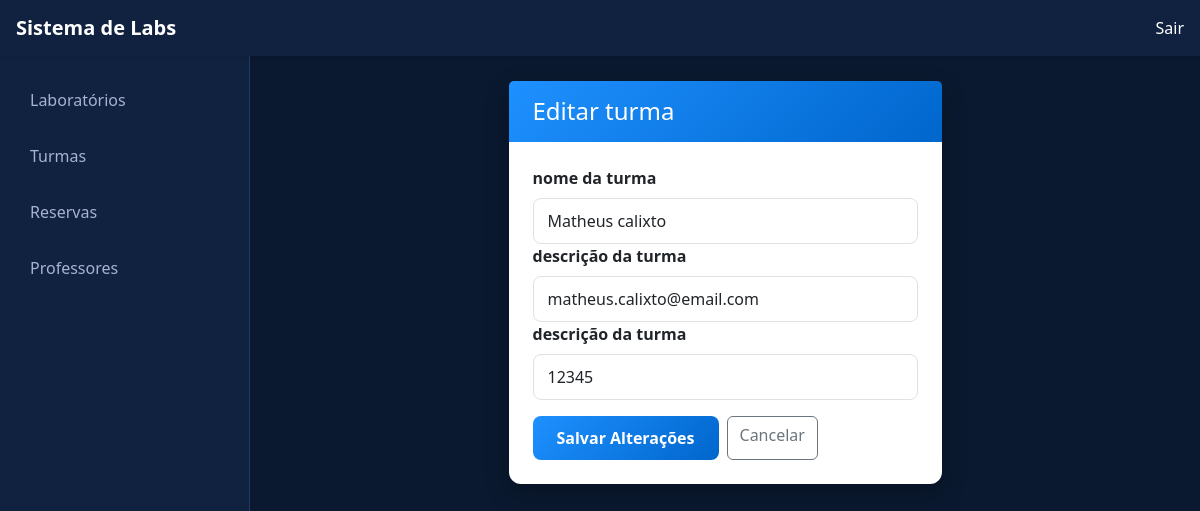
Page /editar_prof.php?cd=1 on the committed database.
### tables this page shows
create table professores (
  cd_professor int primary key auto_increment not null,
  nm_professor varchar(100) not null,
  ds_email varchar(100),
  ds_matricula varchar(20)
);

### editar_prof.php (the view, shortened to what this page needs)
<?php
require_once("conexao.php");
$id = $_GET['cd'] ?? null;
$sql = "SELECT * FROM professores WHERE cd_professor = ?";
$stmt = mysqli_prepare($conexao, $sql);
mysqli_stmt_bind_param($stmt, "i", $id);
mysqli_stmt_execute($stmt);
$resultado = mysqli_stmt_get_result($stmt);
$lab = mysqli_fetch_assoc($resultado);
$pagina = basename($_SERVER['PHP_SELF']);
?>
<!DOCTYPE html>
<html lang="pt-br">
<head>
    <link href="https://cdn.jsdelivr.net/npm/bootstrap@5.3.3/dist/css/bootstrap.min.css" rel="stylesheet">
</head>
<body>
    <nav class="navbar navbar-expand-lg navbar-dark fixed-top shadow-sm">
        <div class="container-fluid px-3">
            <a class="navbar-brand fw-bold" href="#">Sistema de Labs</a>
            <div class="ms-auto">
                <a class="nav-link text-white" href="#">Sair</a>
            </div>
        </div>
    </nav>
    <div class="sidebar">
        <ul class="nav flex-column pt-3">
            <li class="nav-item">
                <a class="nav-link <?= $pagina == 'index.php' ? 'active' : '' ?>" href="index.php">Laboratórios</a>
            </li>
            <li class="nav-item">
                <a class="nav-link" href="turma.php">Turmas</a>
            </li>
            <li class="nav-item">
                <a class="nav-link" href="reserva.php">Reservas</a>
            </li>
            <li class="nav-item">
                <a class="nav-link" href="professores.php">Professores</a>
            </li>
        </ul>
    </div>
    <div class="main-content">
        <div class="row justify-content-center">
            <div class="col-md-6">
                <div class="card">
                    <div class="card-header">
                        <h4 class="mb-0">Editar turma </h4>
                    </div>
                    <div class="card-body p-4">
                        <form method="POST">
                            <div class="mb-3">
                                <label class="form-label fw-semibold">nome da turma</label>
                                <input type="text"
                                       name="nm_professor"
                                       class="form-control"
                                       value="<?= htmlspecialchars($lab['nm_professor']) ?>"
                                       required>
                                <label class="form-label fw-semibold">descrição da turma</label>
                                <input type="text"
                                       name="ds_email"
                                       class="form-control"
                                       value="<?= htmlspecialchars($lab['ds_email']) ?>"
                                       required>
                                <label class="form-label fw-semibold">descrição da turma</label>
                                <input type="text"
                                       name="ds_matricula"
                                       class="form-control"
                                       value="<?= htmlspecialchars($lab['ds_matricula']) ?>"
                                       required>
                            </div>
                            <div class="d-flex gap-2">
                                <button type="submit" class="btn btn-primary btn-salvar">
                                    Salvar Alterações
                                </button>
                                <a href="index.php" class="btn btn-outline-secondary">
                                    Cancelar
                                </a>
                            </div>
                        </form>
                    </div>
                </div>
            </div>
        </div>
    </div>
</body>
</html>

### editar_prof.php (style rules this page uses)
body { background-color: #0a192f; min-height: 100vh; overflow-x: hidden; padding-top: 56px; }
.navbar { background-color: #112240 !important; height: 56px; }
.sidebar { width: 250px; height: calc(100vh - 56px); background-color: #112240; position: fixed; top: 56px; left: 0; border-right: 1px solid #1e3a5f; }
.sidebar .nav-link { color: #a8b2d1; padding: 12px 20px; margin: 4px 10px; border-radius: 8px; }
.main-content { margin-left: 250px; padding: 25px 30px; }
.card { border: none; border-radius: 12px; background-color: #ffffff; box-shadow: 0 8px 25px rgba(0, 0, 0, 0.25); }
.card-header { background: linear-gradient(135deg, #1e90ff, #0066cc); border: none; padding: 16px 24px; color: white; }
.form-control { border-radius: 8px; padding: 10px 14px; }
.btn-salvar { background: linear-gradient(135deg, #1e90ff, #0066cc); border: none; padding: 10px 24px; border-radius: 8px; font-weight: 600; }

### rows in the picture
professores: nm_professor "Matheus calixto", ds_email "matheus.calixto@email.com", ds_matricula "12345"
